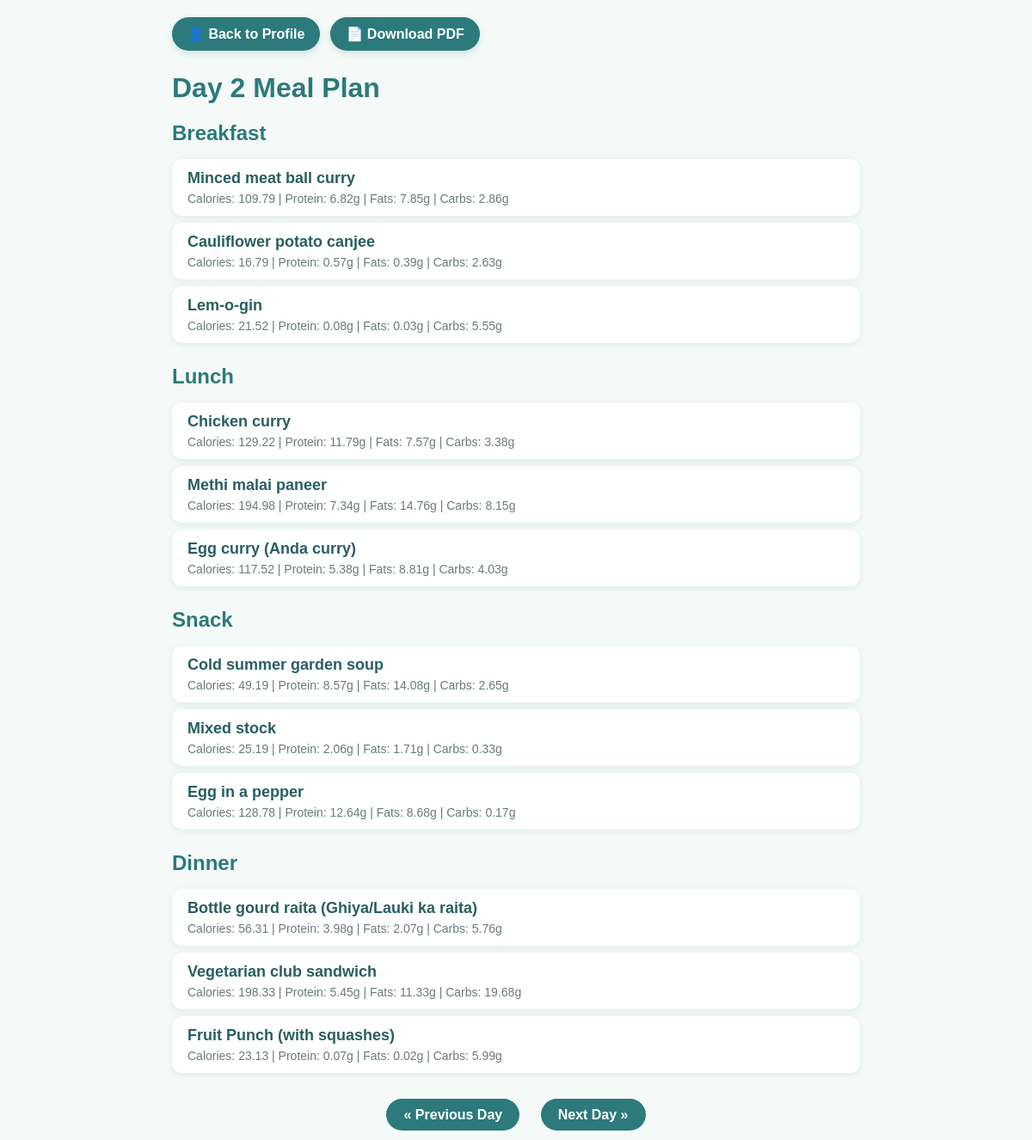
The page /day/2 (signed in) on the database its author committed.
### app.py (models this page shows)
class MealPlan(db.Model):
    id = db.Column(db.Integer, primary_key=True)
    user_id = db.Column(db.Integer, db.ForeignKey('user.id'))
    day = db.Column(db.String(10))  # Day 1, Day 2, etc.
    meal = db.Column(db.String(20))
    dish_name = db.Column(db.String(100))
    calories = db.Column(db.Float)
    protein = db.Column(db.Float)
    fats = db.Column(db.Float)
    carbs = db.Column(db.Float)
    user = db.relationship('User', backref='meal_plans')

### app.py (the view)
@app.route('/day/<int:day_num>')
@login_required
def view_day(day_num):
    day_key = f"Day {day_num}"
    all_days = db.session.query(MealPlan.day).filter_by(user_id=current_user.id).distinct().all()
    total_days = len(all_days)
    if day_num < 1 or day_num > total_days:
        return "Invalid day number.", 404
    day_meals = MealPlan.query.filter_by(user_id=current_user.id, day=day_key).all()
    if not day_meals:
        return "No weekly plan found. Please generate one first.", 400
    plan = {}
    for meal_name in ['Breakfast', 'Lunch', 'Snack', 'Dinner']:
        meal_list = [mp for mp in day_meals if mp.meal == meal_name]
        plan[meal_name] = meal_list[:3]  # Limit to 3 dishes per meal
    return render_template('day.html',
                           day_num=day_num,
                           day_name=day_key,
                           plan=plan,
                           total_days=total_days)

### app.py (called while the page is built)
@login_manager.user_loader
def load_user(user_id):
    return db.session.get(User, int(user_id))

### templates/day.html (shortened to what this page needs)
<!DOCTYPE html>
<html>
<head>
</head>
<body>
  <div class="buttons">
       <a href="/profile" class="button">👤 Back to Profile</a>
       <a href="/pdf" class="button" target="_blank" rel="noopener">📄 Download PDF</a>
   </div>
    <h1>{{ day_name }} Meal Plan</h1>
    {% for meal_name, foods in plan.items() %}
      <div class="meal-section">
        <h2>{{ meal_name }}</h2>
        <ul>
          {% for food in foods %}
            <li>
              <div class="dish-name">{{ food.dish_name }}</div>
              <div class="nutrition-info">
                Calories: {{ "%.2f"|format(food.calories) }} |
                Protein: {{ "%.2f"|format(food.protein) }}g |
                Fats: {{ "%.2f"|format(food.fats) }}g |
                Carbs: {{ "%.2f"|format(food.carbs) }}g
              </div>
            </li>
          {% else %}
            <li>No dishes found.</li>
          {% endfor %}
        </ul>
      </div>
    {% endfor %}
    <div class="pagination">
        {% if day_num > 1 %}
          <a href="{{ url_for('view_day', day_num=day_num-1) }}">&laquo; Previous Day</a>
        {% else %}
          <a class="disabled">&laquo; Previous Day</a>
        {% endif %}
        {% if day_num < total_days %}
          <a href="{{ url_for('view_day', day_num=day_num+1) }}">Next Day &raquo;</a>
        {% else %}
          <a class="disabled">Next Day &raquo;</a>
        {% endif %}
    </div>
</body>
</html>

### templates/day.html (style rules this page uses)
body { font-family: Arial, sans-serif; background: #f5faf8; padding: 20px; max-width: 800px; margin: auto; }
h1, h2 { color: #2c7a7b; margin-bottom: 10px; }
.buttons { display: flex; gap: 12px; margin-bottom: 25px; }
.button { padding: 10px 18px; background: #2c7a7b; color: white; text-decoration: none; font-weight: 600; border-radius: 20px; box-shadow: 0 3px 8px rgba(44,128,128,0.2); transition: background-color 0.3s ease; display: inline-flex; align-items: center; }
.meal-section { margin-bottom: 25px; }
ul { list-style: none; padding: 0; }
li { background-color: white; border-radius: 12px; padding: 12px 18px; margin-bottom: 8px; box-shadow: 0 2px 8px rgba(44,128,128,0.12); }
.dish-name { font-weight: bold; margin-bottom: 5px; font-size: 18px; color: #285e61; }
.nutrition-info { font-size: 14px; color: #6b7a7b; }
.pagination { text-align: center; margin-top: 40px; }
.pagination a { padding: 10px 20px; margin: 0 10px; background: #2c7a7b; color: white; text-decoration: none; border-radius: 25px; font-weight: 600; }

### rows shown on the page
MealPlan: dish_name "Minced meat ball curry", calories "109.79", protein "6.82", fats "7.85", carbs "2.86"
MealPlan: dish_name "Cauliflower potato canjee", calories "16.79", protein "0.57", fats "0.39", carbs "2.63"
MealPlan: dish_name "Lem-o-gin", calories "21.52", protein "0.08", fats "0.03", carbs "5.55"
MealPlan: dish_name "Chicken curry", calories "129.22", protein "11.79", fats "7.57", carbs "3.38"
MealPlan: dish_name "Methi malai paneer", calories "194.98", protein "7.34", fats "14.76", carbs "8.15"
MealPlan: dish_name "Egg curry (Anda curry)", calories "117.52", protein "5.38", fats "8.81", carbs "4.03"
MealPlan: dish_name "Cold summer garden soup", calories "49.19", protein "8.57", fats "14.08", carbs "2.65"
MealPlan: dish_name "Mixed stock", calories "25.19", protein "2.06", fats "1.71", carbs "0.33"
MealPlan: dish_name "Egg in a pepper", calories "128.78", protein "12.64", fats "8.68", carbs "0.17"
MealPlan: dish_name "Bottle gourd raita (Ghiya/Lauki ka raita)", calories "56.31", protein "3.98", fats "2.07", carbs "5.76"
MealPlan: dish_name "Vegetarian club sandwich", calories "198.33", protein "5.45", fats "11.33", carbs "19.68"
MealPlan: dish_name "Fruit Punch (with squashes)", calories "23.13", protein "0.07", fats "0.02", carbs "5.99"

### other values the page prints
{{ day_name }} "Day 2"
{{ meal_name }} "Breakfast" "Lunch" "Snack" "Dinner"
